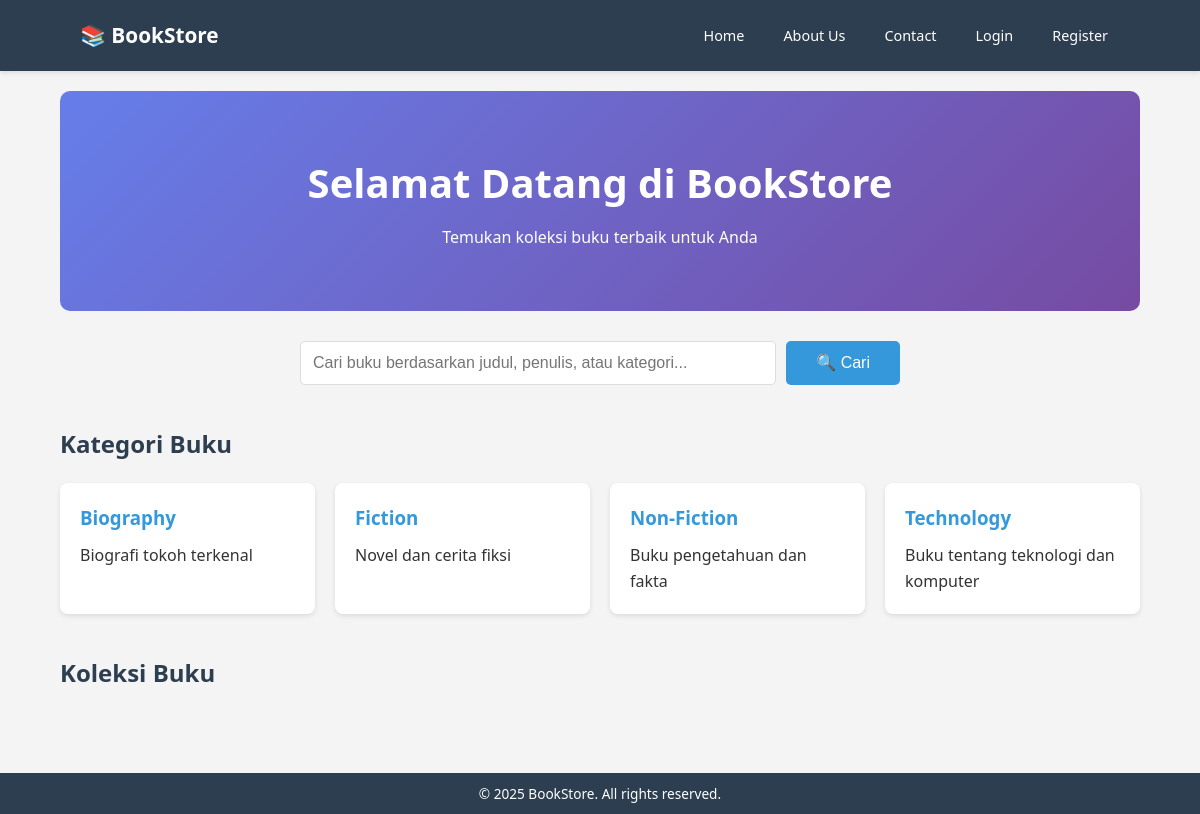
The page / on the database its author committed.
### tables this page shows
CREATE TABLE categories (
    id INT PRIMARY KEY AUTO_INCREMENT,
    name VARCHAR(100) NOT NULL,
    description TEXT,
    created_at TIMESTAMP DEFAULT CURRENT_TIMESTAMP
);

### app/controllers/HomeController.php (called while the page is built, shortened)
<?php
require_once 'app/models/Category.php';
class HomeController {
    private $db;
    public function __construct() {
        $database = new Database();
        $this->db = $database->getConnection();
    }
    public function index() {
        $categoryModel = new Category($this->db);
        $categories = $categoryModel->getAll();
        require_once 'app/views/home.php';
    }
}
?>

### config/database.php (called while the page is built, shortened)
<?php
class Database {
    private $host = "localhost";
    private $db_name = "bookstore";
    private $username = "root";
    private $password = "";
    public function getConnection() {
        $this->conn = null;
        try {
            $this->conn = new mysqli($this->host, $this->username, $this->password, $this->db_name);
            $this->conn->set_charset("utf8");
        } catch(Exception $e) {
            echo "Connection error: " . $e->getMessage();
        }
        return $this->conn;
    }
}
?>

### app/models/Category.php (called while the page is built, shortened)
<?php
class Category {
    private $conn;
    private $table = "categories";
    public function __construct($db) {
        $this->conn = $db;
    }
    public function getAll() {
        $query = "SELECT * FROM " . $this->table . " ORDER BY name";
        $result = $this->conn->query($query);
        return $result->fetch_all(MYSQLI_ASSOC);
    }
}
?>

### app/views/home.php (the view, shortened to what this page needs)
<?php include 'app/views/layout/header.php'; ?>
<div class="container">
    <div class="hero">
        <h1>Selamat Datang di BookStore</h1>
        <p>Temukan koleksi buku terbaik untuk Anda</p>
    </div>
    <div class="search-box">
        <form action="index.php" method="GET">
            <input type="text" name="keyword" placeholder="Cari buku berdasarkan judul, penulis, atau kategori..." required>
            <button type="submit">🔍 Cari</button>
        </form>
    </div>
    <div class="categories">
        <h2>Kategori Buku</h2>
        <div class="category-list">
            <?php foreach($categories as $category): ?>
                <a href="index.php?page=book&action=search&keyword=<?php echo urlencode($category['name']); ?>" class="category-card">
                    <h3><?php echo htmlspecialchars($category['name']); ?></h3>
                    <p><?php echo htmlspecialchars($category['description']); ?></p>
                </a>
            <?php endforeach; ?>
        </div>
    </div>
    <div class="books">
        <h2>Koleksi Buku</h2>
    </div>
</div>
<?php include 'app/views/layout/footer.php'; ?>

### assets/css/style.css (style rules this page uses)
* { margin: 0; padding: 0; box-sizing: border-box; }
html { height: 100%; }
body { display: flex; flex-direction: column; min-height: 100vh; margin: 0; }
.container { width: 90%; max-width: 1140px; margin-left: auto; margin-right: auto; padding: 20px 0; }
body { font-family: "Segoe UI", Tahoma, Geneva, Verdana, sans-serif; line-height: 1.6; color: #333; background-color: #f4f4f4; }
.hero { background: linear-gradient(135deg, #667eea 0%, #764ba2 100%); color: white; padding: 60px 20px; text-align: center; border-radius: 10px; margin-bottom: 30px; }
.hero h1 { font-size: 2.5rem; margin-bottom: 10px; }
.search-box { margin: 30px 0; }
.search-box form { display: flex; gap: 10px; max-width: 600px; margin: 0 auto; }
.search-box input[type="text"] { flex: 1; padding: 12px; border: 1px solid #ddd; border-radius: 5px; font-size: 1rem; }
.search-box button { padding: 12px 30px; background-color: #3498db; color: white; border: none; border-radius: 5px; cursor: pointer; font-size: 1rem; }
.categories { margin: 40px 0; }
.categories h2 { margin-bottom: 20px; color: #2c3e50; }
.category-list { display: grid; grid-template-columns: repeat(auto-fill, minmax(250px, 1fr)); gap: 20px; }
.category-card { background: white; padding: 20px; border-radius: 8px; box-shadow: 0 2px 5px rgba(0, 0, 0, 0.1); transition: transform 0.3s; }
.category-card h3 { color: #3498db; margin-bottom: 10px; }
.category-list a.category-card { display: block; background: white; padding: 20px; border-radius: 8px; box-shadow: 0 2px 5px rgba(0, 0, 0, 0.1); transition: transform 0.3s, box-shadow 0.3s; text-decoration: none; color: inherit; cursor: pointer; }
.books { margin: 40px 0; }
.books h2 { margin-bottom: 20px; color: #2c3e50; }

### rows shown on the page
categories: name "Biography", description "Biografi tokoh terkenal"
categories: name "Fiction", description "Novel dan cerita fiksi"
categories: name "Non-Fiction", description "Buku pengetahuan dan fakta"
categories: name "Technology", description "Buku tentang teknologi dan komputer"
